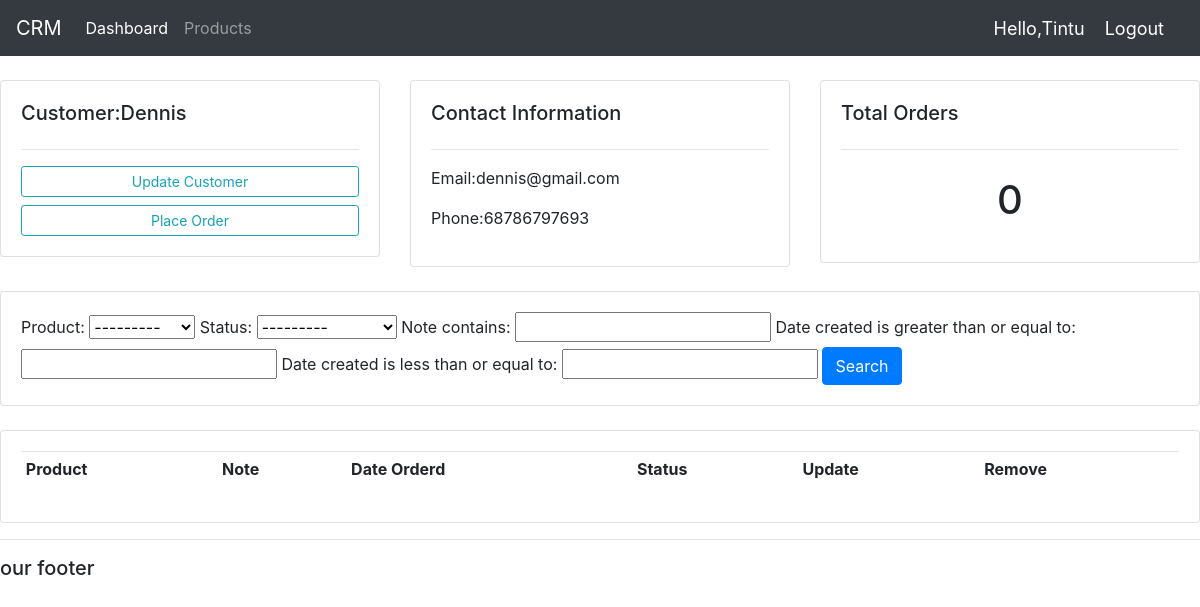
Page /customer/4 (signed in) on the committed database.
### myapp/models.py (models this page shows, shortened)
class Customer(models.Model):
    user = models.OneToOneField(User,null=True,blank=True,on_delete=models.CASCADE)
    name = models.CharField(max_length=100,null=True)
    phone = models.CharField(max_length=200,null=True)
    email = models.CharField(max_length=200,null=True)
    profile_pic = models.ImageField(default="profile1.png", null=True,blank=True)
    date_created = models.DateTimeField(auto_now_add=True)

### myapp/decorators.py (the view)
        def wrapper_func(request,*args,**kwargs):
            group = None
            if request.user.groups.exists():
                group = request.user.groups.all()[0].name
            if group in allowed_roles:
                print('working',allowed_roles)
                return view_func(request,*args,**kwargs)
            else:
                return HttpResponse("you are not authorized")

### myapp/models.py (called while the page is built)
    def __str__(self):
       return self.name

### myapp/views.py (called while the page is built)
@login_required(login_url='login')
@allowed_users(allowed_roles=['admin'])
def customer(request,pk):
    customer = Customer.objects.get(id=pk)
    orders = customer.order_set.all()
    order_count = orders.count()
    myFilter = orderFilter(request.GET,queryset=orders)
    orders = myFilter.qs
    myFilter = orderFilter(request.GET,queryset=orders)
    orders = myFilter.qs
    context = {'customer':customer,'orders':orders,'order_count':order_count,'myFilter':myFilter}
    return render(request,'myapp/customer.html',context)

### myapp/templates/myapp/customer.html (shortened to what this page needs)
{% extends 'myapp/main.html' %}
{% block content %}
<br>
<div class="row">
	<div class="col-md">
		<div class="card card-body">
			<h5>Customer:{{customer.name}}</h5>
			<hr>
			<a class="btn btn-outline-info  btn-sm btn-block" href="">Update Customer</a>
			<a class="btn btn-outline-info  btn-sm btn-block" href="{% url 'create_order' customer.id %}">Place Order</a>
		</div>
	</div>
	<div class="col-md">
		<div class="card card-body">
			<h5>Contact Information</h5>
			<hr>
			<p>Email:{{customer.email}} </p>
			<p>Phone:{{customer.phone}}</p>
		</div>
	</div>
	<div class="col-md">
		<div class="card card-body">
			<h5>Total Orders</h5>
			<hr>
			<h1 style="text-align: center;padding: 10px">{{order_count}}</h1>
		</div>
	</div>
</div>
<br>
<div class="row">
	<div class="col">
		<div class="card card-body">
			<form method="get">
		       {{myFilter.form}}
		    <button class="btn btn-primary" type="submit">Search</button>
		  </form>
		</div>
	</div>
</div>
<br>
<div class="row">
	<div class="col-md">
		<div class="card card-body">
			<table class="table table-sm">
				<tr>
					<th>Product</th>
					<th>Note</th>
					<th>Date Orderd</th>
					<th>Status</th>
					<th>Update</th>
					<th>Remove</th>
				</tr>
			</table>
		</div>
	</div>
</div>
{% endblock content %}

### myapp/templates/myapp/navbar.html (shortened to what this page needs)
<nav class="navbar navbar-expand-lg navbar-dark bg-dark">
    <a class="navbar-brand" href="#">CRM</a>
    <div class="collapse navbar-collapse" id="navbarNav">
      <ul class="navbar-nav">
        {% if request.user.is_staff %}
        <li class="nav-item active">
          <a class="nav-link" href="{% url 'home' %}">Dashboard</a>
        </li>
        <li class="nav-item">
          <a class="nav-link" href="{% url 'products' %}">Products</a>
        </li>
        {% else %}
        <li class="nav-item">
          <a class="nav-link" href="{% url 'account' %}">Settings</a>
        </li>
        {% endif %}
      </ul>
    </div>
    <span class="hello-msg">Hello,{{request.user}} </span>
    <span><a class="hello-msg" href="{% url 'logout' %}">Logout</a></span>
  </nav>

### myapp/templates/myapp/navbar.html (style rules this page uses)
.hello-msg { font-size: 18px; color: #fff; margin-right: 20px; }

### rows in the picture
Customer: name "Dennis", email "dennis@gmail.com", phone "68786797693"

### other values in the picture
{{ request.user }} "Tintu"
{{ order_count }} "0"
